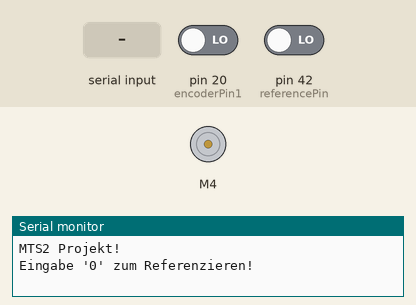
The sketch below on a simulated Arduino Mega 2560, built with avr-gcc and run on an emulated ATmega2560. On the bench: DC motor (green arrow = forward, orange = backward, longer = faster), the last lines printed to the serial monitor. The inputs (shaded band) are chosen by the test bench; at power-on: pin 20 (encoderPin1) LOW, pin 42 (referencePin) LOW.

Above: at 1.2 s.
1.3 s: "0\n" received over Serial
2.8 s: "s90\n" received over Serial
At 3.3 s:
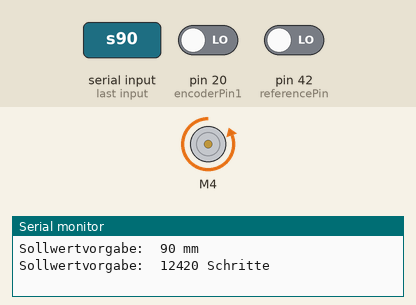
Timing chart, 0 to 5.8 s (numbered marks = the images above; inputs shaded):
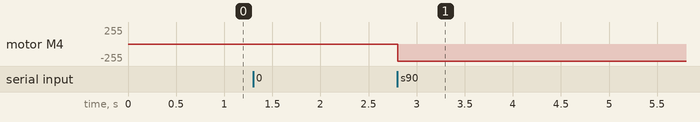

The sketch:

Vorschubantrieb_Monitor.ino
```cpp
// MTS2 Projekt
// Lennart Fuhrig
// 201726546

#include <AFMotor.h>    // Ardafruit Motor-Shield (China Kopie)
AF_DCMotor motor(4);    // Gleichstrommotor an Platz 4 angeschlossen

#include <PIDController.h>
PIDController PID;

int Input, Setpoint, Output;
const float kp = 50.0;
const float ki = 0.0;
const float kd = 0.0;

#define ENCODER 690  // 700Encoderschritte pro Umdrehung der Motorwelle
#define STEIGUNG 5   // Steigung der Kugelumlaufspindel
#define MAX_MM 200   // max. Weg der Achse
#define MIN_SPEED 150  // min. PWM Wert (Betrag)

const int encoderPin1 = 20;      // Interrupt-Pin
const int encoderPin2 = 21;
volatile long int encoderValue = 0;

const int referencePin = 42;     // Anschlag-Pin
bool referenced = false;

char inputChar[20];   // serieller Input-Buffer
int serialCounter = 0;

void setup() {

  Serial.begin(9600);

  pinMode(encoderPin1, INPUT);
  pinMode(encoderPin2, INPUT);
  pinMode(referencePin, INPUT);

  PID.begin();
  PID.tune(kp, ki, kd);
  PID.limit(-255, 255); // min. und max. PWM-Signal --> Drehzahl n

  Serial.println("MTS2 Projekt!\n");
  Serial.println("Eingabe '0' zum Referenzieren! \n");
}

void loop() { }

void serialEvent() {  // liest Daten von seriellen Monitor ein

  while (Serial.available()) {

    char inChar = (char)Serial.read();
    inputChar[serialCounter] += inChar;
    serialCounter++;

    if (inChar == '\n')  // "Enter" --> Eingabe ist komplett
    {
      serialCounter = 0;
      serialData(inputChar);

      for (int i = 0; i < sizeof(inputChar); i++) // Eingabe-Array muss zurückgesetzt werden
      {
        inputChar[i] = (char)0;
      }
    }
  }
}


void serialData(char input[]) {

  switch (input[0]) {  // 1. Zeichen des seriellen Inputs ist entscheident für Ausführung eines bestimmtes Codes!

    case '0': reference(); break;

    case 's':

      if (referenced == true) {
        char mm[4];  // Array für Erkennung des Sollwertes (max Wert 999\n)
        for (int c = 0; c < 3; c++) {
          mm[c] = input[c + 1];
        }

        if (atoi(mm) <= MAX_MM) {  // Vorschub wird nur gefahren, wenn Setpoint <= max Verfahrweg
          feed(atoi(mm));  // atoi: char[] --> int
        }

        else {  // Default Ausgabe
          Serial.print("Setpoint ist außerhalb der Begrenzung (0 - ");
          Serial.print(MAX_MM);
          Serial.println(" mm)!");
        }

        for (int c = 0; c < sizeof(mm); c++) {  // Array für Speicherung der Sollpostion auf '0000' zurücksetzen
          mm[c] = (char)0;
        }
      }

      else {
        Serial.println("Eingabe '0' zum Referenzieren! \n");
      } break;

    default: break;
  }
}


void reference() {

  Serial.println("Referenzierung der Linearachse...\n");

  while (digitalRead(referencePin) == HIGH) {  // Motor fährt zurück, bis Endposition (Anschlag-Pin --> LOW) erreicht ist
    motor.setSpeed(250);
    motor.run(FORWARD);
  }

  motor.setSpeed(0); // Stoppt den Motor
  delay(10);
  encoderValue = 0;
  referenced = true;

  Serial.print("Position: "); Serial.print("\t"); Serial.print(encoderValue * STEIGUNG / ENCODER); Serial.println(" mm");
  Serial.print("Encoder: "); Serial.print("\t"); Serial.println(encoderValue);

  Serial.println("\nSollposition in [mm] eingeben! (s200 --> Sollwert = 200 mm):");
}


void feed(int stp) {

  Serial.print("\nSollwertvorgabe:  "); Serial.print(stp); Serial.println(" mm");
  Serial.print("Sollwertvorgabe:  "); Serial.print(stp / STEIGUNG * ENCODER); Serial.println(" Schritte\n");

  Setpoint = stp / STEIGUNG * ENCODER; // setpoint [Encoderschritte] --> Setpoint [mm]
  PID.setpoint(Setpoint);

  attachInterrupt(digitalPinToInterrupt(encoderPin1), updateEncoder, RISING); // Interrupt aktivieren

  while (abs(Setpoint - encoderValue) != 0) {  // stationäre Regelabweichung von max. 1 Encoderschritt

    Input = encoderValue;
    Output = PID.compute(Input);
    moveMotor(Output);
    delayMicroseconds(500);
  }

  motor.setSpeed(0); // stoppt den Motor
  delay(10);
  Serial.print("Encoder: "); Serial.print("\t"); Serial.println(encoderValue);
  Serial.print("Position: "); Serial.print("\t"); Serial.print(encoderValue * STEIGUNG / ENCODER); Serial.println(" mm\n");

  referenced = false; // muss vor dem nächsten feed() neu referenziert werden!

  detachInterrupt(digitalPinToInterrupt(encoderPin1)); // Interrupt deaktivieren
}


void updateEncoder() {

  if (digitalRead(encoderPin2) == HIGH) {
    encoderValue++;
  }

  else {
    encoderValue--;
  }
}


void moveMotor(int n) {   // Drehzahl n wird als PWM-Signal übergeben

  n = n * (-1);  // muss Richtung an das Motor-Shield und Motor anpassen

  if (abs(n) >= MIN_SPEED) {  // Werte < MIN_SPEED reichen nicht aus, um den Motor zu bewegen (HIGH Signal in PWM zu kurz)

    if (n > 0) {  // + PWM-Signal --> vorwärts
      motor.setSpeed(n);
      motor.run(FORWARD);
    }

    else if (n < 0) {  // - PWM-Signal --> rückwärts
      motor.setSpeed(abs(n));
      motor.run(BACKWARD);
    }
  }

  else {
    motor.setSpeed(MIN_SPEED);
  }
}
```

Measured:
- after the input at 2.8 s, motor M4: stopped → backward 255/255 at once
